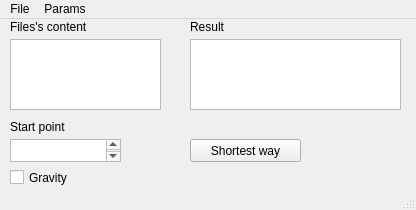
<?xml version="1.0" encoding="UTF-8"?>
<ui version="4.0">
 <class>MainWindow</class>
 <widget class="QMainWindow" name="MainWindow">
  <property name="geometry">
   <rect>
    <x>0</x>
    <y>0</y>
    <width>416</width>
    <height>210</height>
   </rect>
  </property>
  <property name="windowTitle">
   <string>Bellman-Ford</string>
  </property>
  <widget class="QWidget" name="centralWidget">
   <widget class="QLabel" name="label">
    <property name="geometry">
     <rect>
      <x>10</x>
      <y>0</y>
      <width>141</width>
      <height>16</height>
     </rect>
    </property>
    <property name="text">
     <string>Files's content</string>
    </property>
   </widget>
   <widget class="QTextEdit" name="textEdit">
    <property name="geometry">
     <rect>
      <x>10</x>
      <y>20</y>
      <width>151</width>
      <height>71</height>
     </rect>
    </property>
    <property name="readOnly">
     <bool>true</bool>
    </property>
   </widget>
   <widget class="QCheckBox" name="checkBox">
    <property name="geometry">
     <rect>
      <x>10</x>
      <y>150</y>
      <width>60</width>
      <height>17</height>
     </rect>
    </property>
    <property name="text">
     <string>Gravity</string>
    </property>
   </widget>
   <widget class="QTextEdit" name="textEdit_3">
    <property name="enabled">
     <bool>true</bool>
    </property>
    <property name="geometry">
     <rect>
      <x>190</x>
      <y>20</y>
      <width>211</width>
      <height>71</height>
     </rect>
    </property>
    <property name="readOnly">
     <bool>true</bool>
    </property>
   </widget>
   <widget class="QLabel" name="label_3">
    <property name="geometry">
     <rect>
      <x>190</x>
      <y>0</y>
      <width>141</width>
      <height>16</height>
     </rect>
    </property>
    <property name="text">
     <string>Result</string>
    </property>
   </widget>
   <widget class="QPushButton" name="pushButton">
    <property name="geometry">
     <rect>
      <x>190</x>
      <y>120</y>
      <width>111</width>
      <height>23</height>
     </rect>
    </property>
    <property name="text">
     <string>Shortest way</string>
    </property>
   </widget>
   <widget class="QTextEdit" name="textEdit_4">
    <property name="geometry">
     <rect>
      <x>10</x>
      <y>120</y>
      <width>111</width>
      <height>23</height>
     </rect>
    </property>
   </widget>
   <widget class="QLabel" name="label_4">
    <property name="geometry">
     <rect>
      <x>10</x>
      <y>100</y>
      <width>141</width>
      <height>16</height>
     </rect>
    </property>
    <property name="text">
     <string>Start point</string>
    </property>
   </widget>
  </widget>
  <widget class="QStatusBar" name="statusBar"/>
  <widget class="QMenuBar" name="menuBar">
   <property name="geometry">
    <rect>
     <x>0</x>
     <y>0</y>
     <width>416</width>
     <height>21</height>
    </rect>
   </property>
   <widget class="QMenu" name="menu1">
    <property name="title">
     <string>File</string>
    </property>
    <addaction name="action_5"/>
    <addaction name="action_6"/>
    <addaction name="separator"/>
    <addaction name="action_7"/>
    <addaction name="separator"/>
   </widget>
   <widget class="QMenu" name="menu">
    <property name="title">
     <string>Params</string>
    </property>
    <addaction name="action"/>
    <addaction name="action_2"/>
   </widget>
   <addaction name="menu1"/>
   <addaction name="menu"/>
  </widget>
  <action name="action_7">
   <property name="text">
    <string>Exit</string>
   </property>
  </action>
  <action name="action_9">
   <property name="text">
    <string>Считать дерево</string>
   </property>
  </action>
  <action name="action_10">
   <property name="text">
    <string>Открыть второе дерево</string>
   </property>
  </action>
  <action name="action_3">
   <property name="enabled">
    <bool>false</bool>
   </property>
   <property name="text">
    <string>Построить первое дерево</string>
   </property>
  </action>
  <action name="action">
   <property name="text">
    <string>Gravity on</string>
   </property>
  </action>
  <action name="action_2">
   <property name="text">
    <string>Gravity off</string>
   </property>
  </action>
  <action name="action_4">
   <property name="enabled">
    <bool>false</bool>
   </property>
   <property name="text">
    <string>Построить второе дерево</string>
   </property>
  </action>
  <action name="action_11">
   <property name="text">
    <string>Found needed element</string>
   </property>
  </action>
  <action name="action_5">
   <property name="text">
    <string>Open</string>
   </property>
  </action>
  <action name="action_6">
   <property name="text">
    <string>Construct the graph</string>
   </property>
  </action>
 </widget>
 <layoutdefault spacing="6" margin="11"/>
 <resources/>
 <connections/>
</ui>
